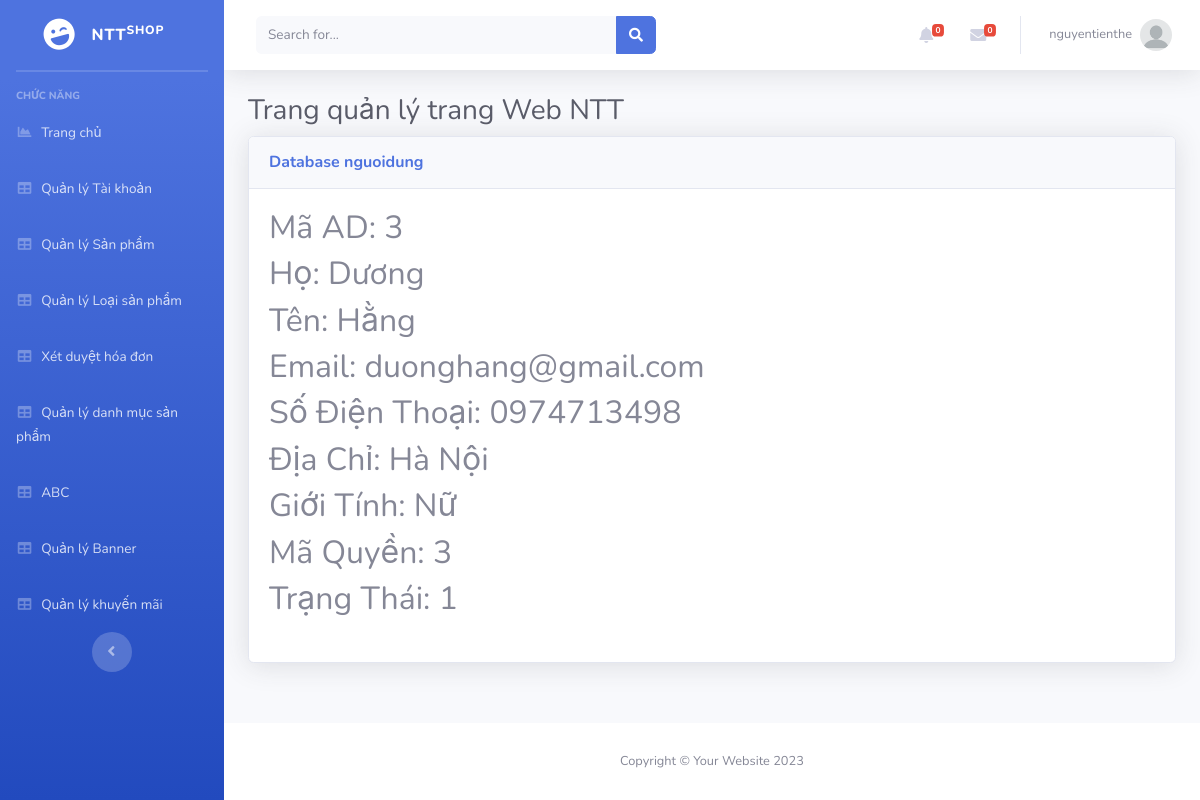
/Admin/index.php?mod=nguoidung&act=detail&id=3 (signed in), run on the app's committed database.
### tables this page shows
CREATE TABLE `nguoidung` (
  `MaND` int(11) NOT NULL,
  `Ho` varchar(20) NOT NULL,
  `Ten` varchar(20) NOT NULL,
  `GioiTinh` varchar(10) NOT NULL,
  `SDT` varchar(20) DEFAULT NULL,
  `Email` varchar(50) NOT NULL,
  `DiaChi` varchar(200) NOT NULL,
  `TaiKhoan` varchar(100) NOT NULL,
  `MatKhau` varchar(100) NOT NULL,
  `MaQuyen` int(11) NOT NULL,
  `TrangThai` int(11) NOT NULL
);

### Admin/MVC/controllers/NguoiDungController.php (called while the page is built, shortened)
<?php
class NguoiDungController
{
    var $nguoidung_model;
    public function __construct()
    {
        $this->nguoidung_model = new nguoidung();
    }
    public function detail()
    {
        $id = isset($_GET['id']) ? $_GET['id'] : 1;
        $data = $this->nguoidung_model->find($id);
        require_once("MVC/Views/Admin/index.php");
    }
}

### Admin/MVC/Models/connection.php (called while the page is built, shortened)
<?php
    class Connection{
        function __construct()
        {
            $severname ="localhost";
            $username ="root";
            $password ="";
            $db_name ="ntt_shop";
            $this->conn = new mysqli($severname,$username,$password,$db_name);
        }
    }
?>

### Admin/MVC/Models/model.php (called while the page is built, shortened)
<?php
require_once("connection.php");
class Model
{
    var $conn;
    var $table;
    var $contens;
    function __construct()
    {
        $conn_obj = new Connection();
        $this->conn = $conn_obj->conn;
    }
    function find($id)
    {
        $query = "select * from $this->table where $this->contens =$id";
        return $this->conn->query($query)->fetch_assoc();
    }
}

### Admin/MVC/Views/nguoidung/detail.php (the view)
<table class="table table-bordered" id="dataTable" width="100%" cellspacing="0">
    <h2>Mã AD: <?=$data['MaND']?></h2>
    <h2>Họ: <?=$data['Ho'] ?></h2>
    <h2>Tên: <?=$data['Ten']?></h2>
    <h2>Email: <?=$data['Email'] ?></h2>
    <h2>Số Điện Thoại: <?=$data['SDT'] ?></h2>
    <h2>Địa Chỉ: <?=$data['DiaChi']?></h2>
    <h2>Giới Tính: <?=$data['GioiTinh'] ?></h2>
    <h2>Mã Quyền: <?=$data['MaQuyen'] ?></h2>
    <h2>Trạng Thái: <?=$data['TrangThai'] ?></h2>
</table>

### data on the page
nguoidung: MaND "3", Ho "Dương", Ten "Hằng", Email "duonghang@gmail.com", SDT "0974713498", DiaChi "Hà Nội", GioiTinh "Nữ", MaQuyen "3", TrangThai "1"

### other printed values
$_SESSION['login']['TaiKhoan'] "nguyentienthe"
$mod "nguoidung"
